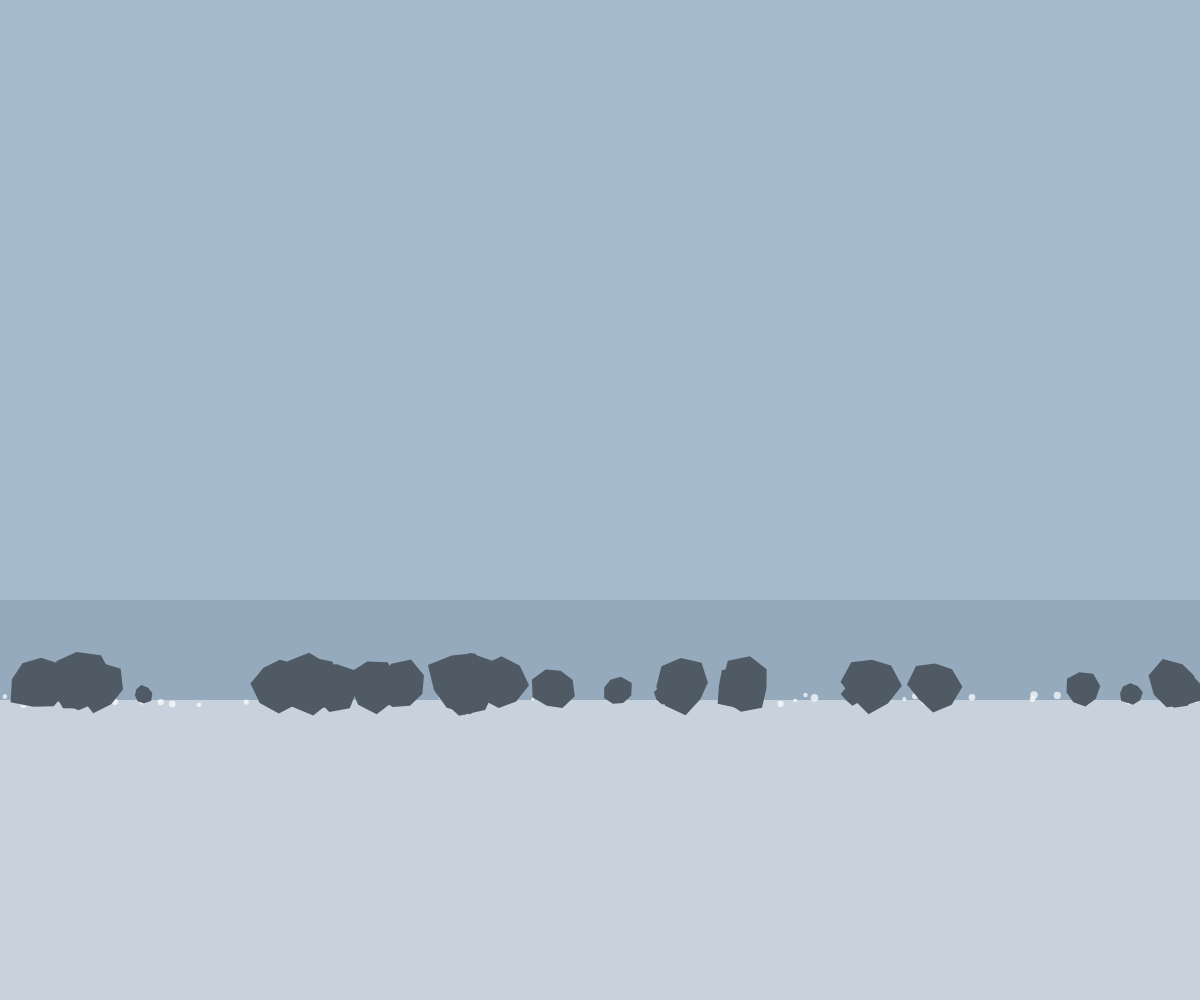
Frame 1 (no input)
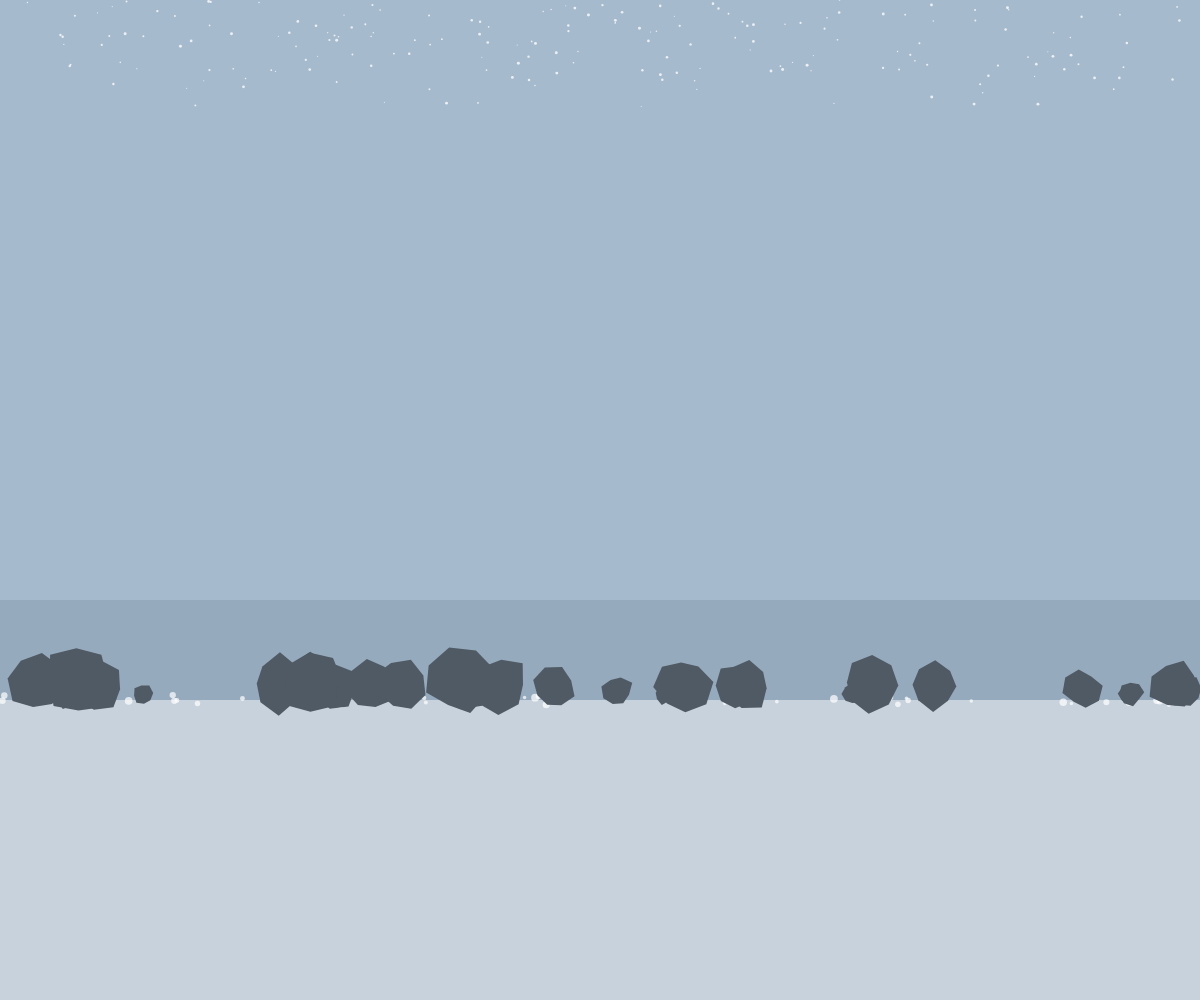
Frame 60 (no input)
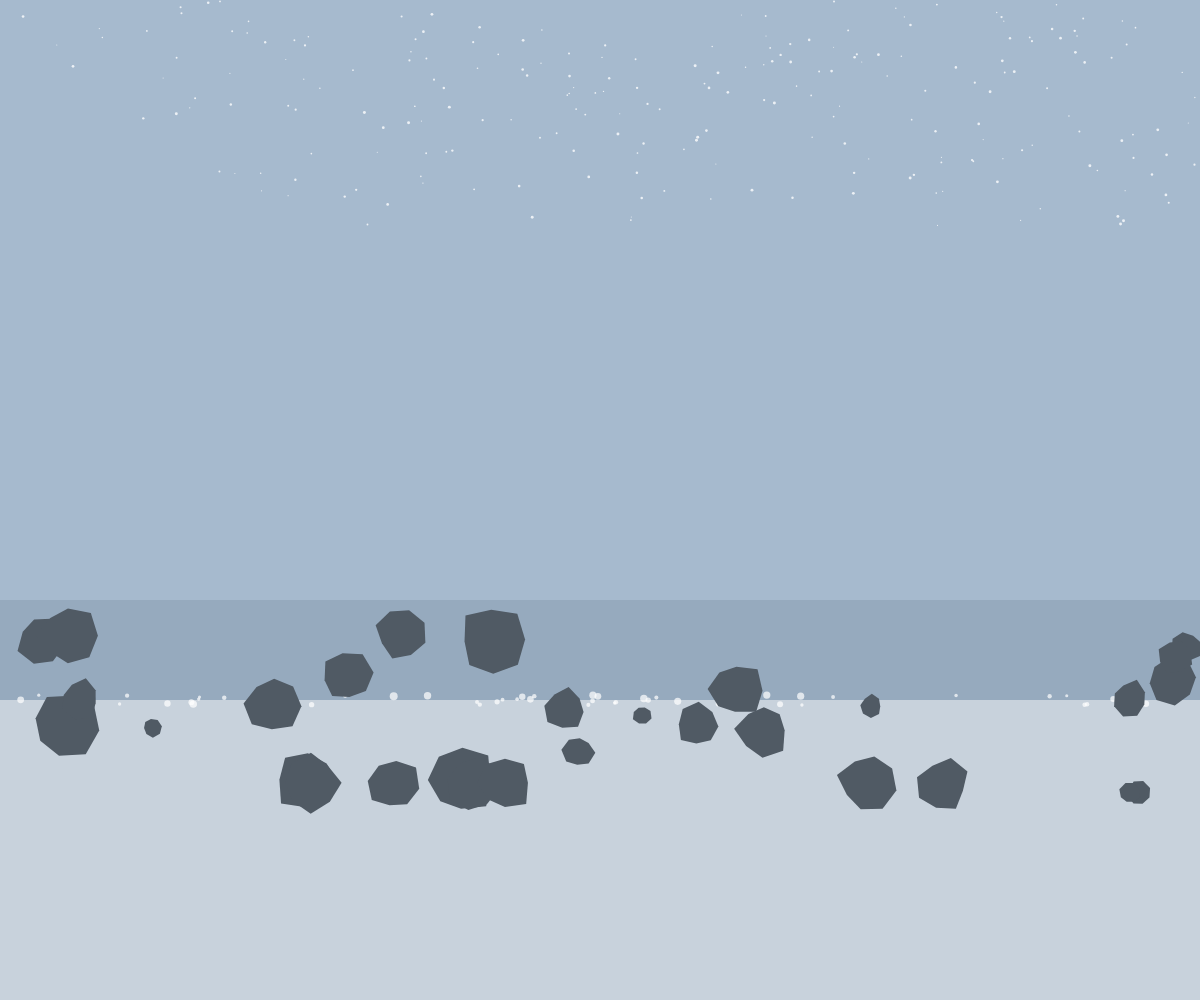
Frame 120 (the mouse pressed at the canvas centre since frame 60)

The p5.js sketch that drew these frames (run headless with seeded random() and noise() and a simulated clock; from frame 60 on, the mouse is pressed at the canvas centre):

// p5.js sketch
// ── sketch.js
let rocks = [];
let snowflakes = [];
let avalancheTriggered = false;
let avalancheTime = 0;
let groundLevel;

class Rock {
  constructor(x, y, size) {
    this.x = x;
    this.y = y;
    this.size = size;
    this.originalY = y;
    this.vx = 0;
    this.vy = 0;
    this.rotation = random(TWO_PI);
    this.rotationSpeed = random(-0.01, 0.01);
    this.color = color(80, 90, 100);
  }

  update() {
    if (avalancheTriggered && millis() > avalancheTime + 500) {
      this.vx += random(-0.1, 0.1);
      this.vy += 0.2;
      this.x += this.vx;
      this.y += this.vy;
      this.rotation += this.rotationSpeed;
    }
  }

  display() {
    push();
    translate(this.x, this.y);
    rotate(this.rotation);
    fill(this.color);
    noStroke();
    // Draw jagged rock shape
    beginShape();
    for (let i = 0; i < 8; i++) {
      let angle = map(i, 0, 8, 0, TWO_PI);
      let radius = this.size * (0.7 + random(0.3));
      let x = cos(angle) * radius;
      let y = sin(angle) * radius;
      vertex(x, y);
    }
    endShape(CLOSE);
    pop();
  }
}

class Snowflake {
  constructor() {
    this.reset();
  }

  reset() {
    this.x = random(width);
    this.y = random(-50, -10);
    this.size = random(1, 3);
    this.speed = random(0.5, 2);
    this.wind = random(-0.5, 0.5);
    this.windSpeed = random(0.01, 0.05);
  }

  update() {
    this.y += this.speed;
    this.x += this.wind;
    this.wind += this.windSpeed;

    if (this.y > height + 10) {
      this.reset();
    }
  }

  display() {
    fill(255, 255, 255, 200);
    noStroke();
    ellipse(this.x, this.y, this.size);
  }
}

function setup() {
  createCanvas(windowWidth, windowHeight);
  groundLevel = height * 0.7;

  // Create background mountains
  for (let i = 0; i < 15; i++) {
    let x = random(width);
    let h = random(100, 300);
    let w = random(200, 500);
    let y = groundLevel - h;
    fill(40, 50, 60);
    noStroke();
    triangle(x, groundLevel, x + w/2, y, x + w, groundLevel);
  }

  // Create foreground rocks
  for (let i = 0; i < 30; i++) {
    let x = random(width);
    let size = random(10, 40);
    let y = groundLevel - size/2;
    rocks.push(new Rock(x, y, size));
  }

  // Create snowflakes
  for (let i = 0; i < 200; i++) {
    snowflakes.push(new Snowflake());
  }
}

function draw() {
  background(150, 170, 190); // Sky blue

  // Draw distant mist
  fill(200, 220, 240, 80);
  noStroke();
  rect(0, 0, width, height * 0.6);

  // Draw ground
  fill(200, 210, 220);
  rect(0, groundLevel, width, height - groundLevel);

  // Draw snow on ground
  fill(255, 255, 255, 180);
  noStroke();
  for (let i = 0; i < 50; i++) {
    ellipse(random(width), groundLevel + random(-5, 5), random(3, 8));
  }

  // Update and display snowflakes
  for (let flake of snowflakes) {
    flake.update();
    flake.display();
  }

  // Update and display rocks
  for (let rock of rocks) {
    rock.update();
    rock.display();
  }
}

function mousePressed() {
  if (!avalancheTriggered) {
    avalancheTriggered = true;
    avalancheTime = millis();

    // Create some initial debris from the rocks
    for (let i = 0; i < 20; i++) {
      let rock = rocks[i];
      if (rock) {
        rock.vx = random(-2, 2);
        rock.vy = random(-5, -1);
      }
    }

    // Add more snowflakes for avalanche effect
    for (let i = 0; i < 50; i++) {
      snowflakes.push(new Snowflake());
    }
  }
}

function windowResized() {
  resizeCanvas(windowWidth, windowHeight);
  groundLevel = height * 0.7;
}
